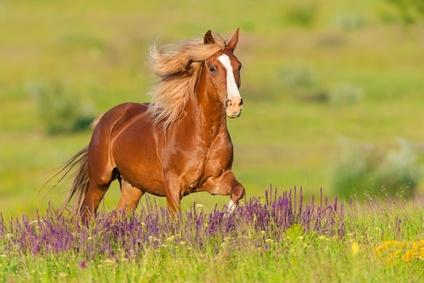
#> input picture Segmentation/cheval.jpg, 424 x 283 px
$ jupyter execute --allow-errors clusteringgg.ipynb   (older library calls are emulated)
#> lines starting #> are read from the running program, lines starting #| are printed output that depends on the picture
# <center> <font color=#FF00FF	>Compte rendu TP2</font></center>

# Partie 1
## <font color=#00FF00> État 1: image + clustering</font>

[cell 1]
import numpy as np
import cv2
from sklearn.cluster import KMeans
from sklearn.cluster import MiniBatchKMeans
import skimage.io
import matplotlib.pyplot as plt

image = cv2.imread('cheval.jpg')
#> image is the input picture: shape (283, 424, 3); mean B, G, R 72, 152.4, 172.9
(h1, w1) = image.shape[:2]
#> h1 = 283; w1 = 424

image = cv2.cvtColor(image, cv2.COLOR_BGR2LAB)
#> image: shape (283, 424, 3); mean of channels 0, 1, 2 161.8, 126.1, 171.9

image = image.reshape((image.shape[0] * image.shape[1], 3))

clt = KMeans(n_clusters = 22)

labels = clt.fit_predict(image)
quant = clt.cluster_centers_.astype("uint8")[labels]

#reshape the feature vectors to images
quant = quant.reshape((h1, w1, 3))
image = image.reshape((h1, w1, 3))

# convert from L*a*b* to RGB
quant = cv2.cvtColor(quant, cv2.COLOR_LAB2BGR)
image = cv2.cvtColor(image, cv2.COLOR_LAB2BGR)

cv2.imwrite('cheval22.jpg', quant)
plt.imshow(image)

cv2.imread('cheval.jpg')
cv2.waitKey(0)
cv2.destroyAllWindows()

## <font color=#9683EC>*Conclusion:*</font>
### <font color=#002FA7>Lorsque j'augmente le nombre de clasteur je rapproche l'image initiale</font>

# Partie 2
## <font color=#00FF00> État 2: image + Bruit +clustering</font>

#### *On va ajouter un bruit ("gaussian") a notre image puis on faire l'alogithem de KMeans et on voir le résultat*

[cell 2]
import skimage.io
import matplotlib.pyplot as plt
img_path="cheval.jpg"
img = skimage.io.imread(img_path)/255.0

def plotnoise(img, mode, r, c, i):
#> called with mode = 'gaussian', r = 4, c = 2, i = 1
    plt.subplot(r,c,i)
    if mode is not None:
        gimg = skimage.util.random_noise(img, mode=mode)
        plt.imshow(gimg)
        plt.imsave("chevalbruit.jpg",gimg)

    else:
        plt.imshow(img)
    plt.title(mode)
    plt.axis("off")

plt.figure(figsize=(18,24))

r=4
c=2
plotnoise(img, "gaussian", r,c,1)
plotnoise(img, "localvar", r,c,2)
plotnoise(img, "poisson", r,c,3)
plotnoise(img, "salt", r,c,4)
#> call 4 of plotnoise, with mode = 'salt', r = 4, c = 2, i = 4
#> in plotnoise (call 4), `plt.imsave("chevalbruit.jpg",gimg)`:
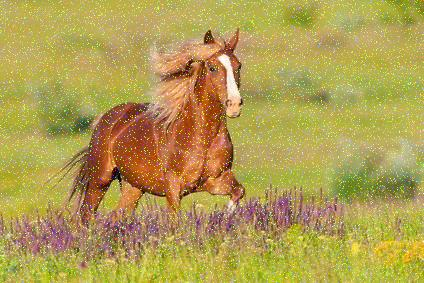
#> saved as chevalbruit.jpg: shape (283, 424, 3); mean R, G, B 177, 157.4, 81.3
plotnoise(img, "pepper", r,c,5)
#> in plotnoise (call 5), `plt.imsave("chevalbruit.jpg",gimg)`:
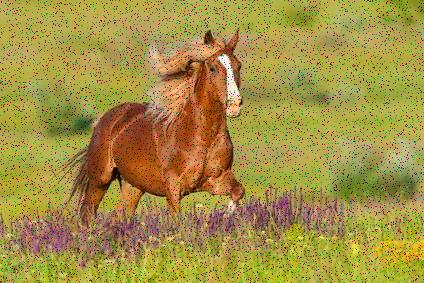
#> saved as chevalbruit.jpg: shape (283, 424, 3); mean R, G, B 164.1, 144.8, 69.4
plotnoise(img, "s&p", r,c,6)
#> in plotnoise (call 6), `gimg = skimage.util.random_noise(img, mode=mode)`:
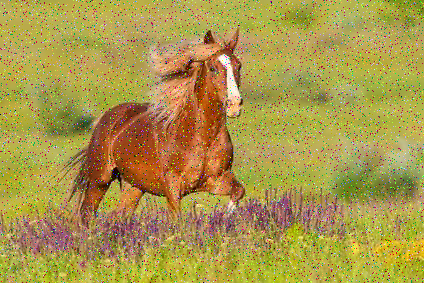
#> gimg: shape (283, 424, 3) float64; mean R, G, B 0.669, 0.593, 0.294
#> in plotnoise (call 6), `plt.imsave("chevalbruit.jpg",gimg)`:
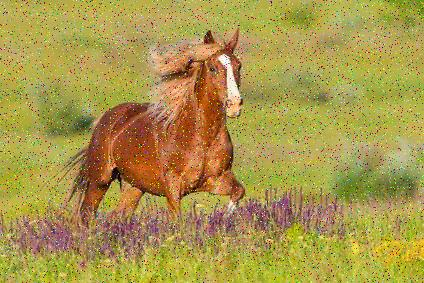
#> saved as chevalbruit.jpg: shape (283, 424, 3); mean R, G, B 170.6, 151.2, 75.4
plotnoise(img, "speckle", r,c,7)
plotnoise(img, None, r,c,8)

plt.show()

[cell 3]
image = cv2.imread('chevalbruit.jpg')
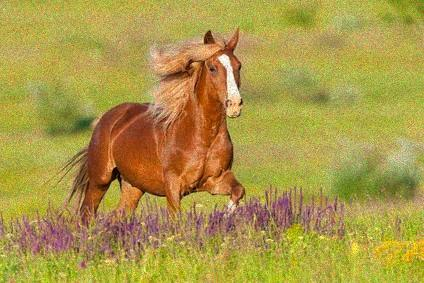
#> image: shape (283, 424, 3); mean B, G, R 71.5, 151.8, 172.4
(h1, w1) = image.shape[:2]

image = cv2.cvtColor(image, cv2.COLOR_BGR2LAB)
#> image: shape (283, 424, 3); mean of channels 0, 1, 2 161.2, 126.1, 171.9

image = image.reshape((image.shape[0] * image.shape[1], 3))

clt = KMeans(n_clusters = 20)

labels = clt.fit_predict(image)
quant = clt.cluster_centers_.astype("uint8")[labels]

#reshape the feature vectors to images
quant = quant.reshape((h1, w1, 3))
image = image.reshape((h1, w1, 3))

# convert from L*a*b* to RGB
quant = cv2.cvtColor(quant, cv2.COLOR_LAB2BGR)
image = cv2.cvtColor(image, cv2.COLOR_LAB2BGR)

cv2.imwrite('chevalbruitClust20.jpg', quant)
plt.imshow(image)

cv2.imread('chevalbruit.jpg')
cv2.waitKey(0)
cv2.destroyAllWindows()

## <font color=#9683EC>*Conclusion:*</font>
#### <font color=#002FA7> Le buit présente un défaut parasite qui dégrade la qualité de l'image, un peu comme le grain en photo argentique.</font>
#### <font color=#002FA7> C'est un bruit de chrominance car il est formé par une composante colorée des pixels bruités, il est visible sous la forme de taches de couleurs aléatoires.</font>

# Partie 3
## <font color=#00FF00> État 3: image + Bruit(salt) + algorithme (filtre) que élimine le bruit +clustering</font>

[cell 4]
from skimage.restoration import denoise_tv_chambolle
import skimage.io
import matplotlib.pyplot as plt
# Apply total variation filter denoising
img_path="cheval.jpg"
img = skimage.io.imread(img_path)/255.0

def plotnoise(img, mode, r, c, i):
#> called with mode = 'salt', r = 4, c = 2, i = 3
    plt.subplot(r,c,i)
    if mode is not None:
        gimg = skimage.util.random_noise(img, mode=mode)
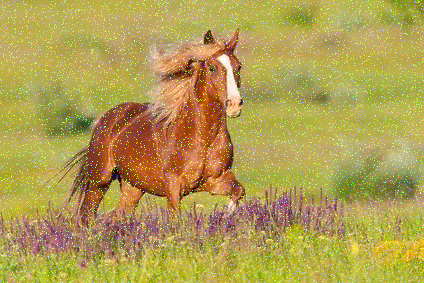
#> gimg: shape (283, 424, 3) float64; mean R, G, B 0.694, 0.618, 0.319
        plt.imshow(gimg)
    else:
        plt.imshow(img)
    plt.title(mode)
    plt.axis("off")

plt.figure(figsize=(18,24))
r=4
c=2
plotnoise(img, "salt", r,c,3)
plt.show()
denoised_image = denoise_tv_chambolle(img,
weight=0.1,
multichannel=True)
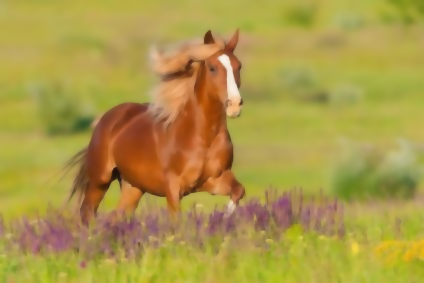
#> denoised_image: shape (283, 424, 3) float64; mean R, G, B 0.678, 0.598, 0.282
plt.imshow(denoised_image)

## <font color=#9683EC>*Conclusion:*</font>
#### <font color=#002FA7> En éliminant les défauts et les bruits l'image initiale est restaurée et l'infrmation devient de plus en plus claire ...</font>

[cell 5]
import skimage.io
import matplotlib.pyplot as plt
from ipywidgets import interact, interactive, fixed, interact_manual
import ipywidgets as widgets
img_path="cheval.jpg"
img = skimage.io.imread(img_path)/255.0


def plotnoise(mode):
    img_path="cheval.jpg"
    img = skimage.io.imread(img_path)/255.0
    #plt.subplot(r,c,i)
    if mode is not None:
        gimg = skimage.util.random_noise(img, mode=mode)
        plt.imshow(gimg)
    else:
        plt.imshow(img)
    plt.title(mode)
    plt.axis("off")


plt.figure(figsize=(18,24))
r=4
c=2
interact(plotnoise,mode=["Gaussian","Localvar","Poisson","Salt"]);
#> the sliders are set to mode = Gaussian
#> in plotnoise, `gimg = skimage.util.random_noise(img, mode=mode)`:
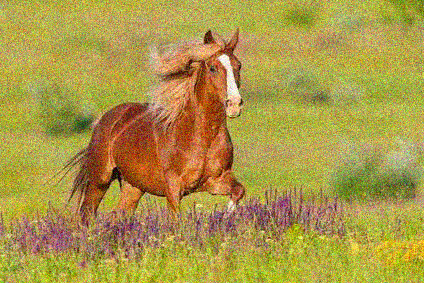
#> gimg: shape (283, 424, 3) float64; mean R, G, B 0.678, 0.598, 0.284
#> the sliders are set to k = 2


plt.show()

[cell 6]
def segm(k):
#> called with k = 2
    image = cv2.imread('cheval.jpg')
    (h1, w1) = image.shape[:2]
#> h1 = 283; w1 = 424


    image = cv2.cvtColor(image, cv2.COLOR_BGR2LAB)


    image = image.reshape((image.shape[0] * image.shape[1], 3))


    clt = KMeans(n_clusters = k)


    labels = clt.fit_predict(image)
    quant = clt.cluster_centers_.astype("uint8")[labels]


#reshape the feature vectors to images
    quant = quant.reshape((h1, w1, 3))
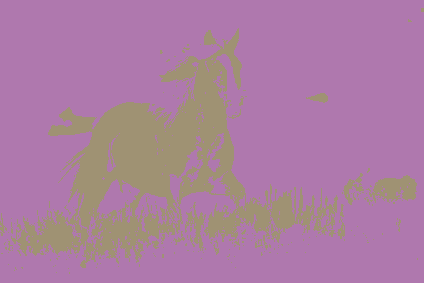
#> quant: shape (283, 424, 3); mean of channels 0, 1, 2 161.3, 125.6, 171.6; drawn as B, G, R
    image = image.reshape((h1, w1, 3))


# convert from L*a*b* to RGB
    quant = cv2.cvtColor(quant, cv2.COLOR_LAB2BGR)
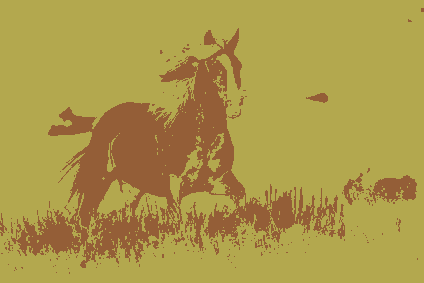
#> quant: shape (283, 424, 3); mean B, G, R 73.1, 152.1, 172.3
    image = cv2.cvtColor(image, cv2.COLOR_LAB2BGR)


    plt.figure(figsize=(10,11))
    cv2.imwrite('cheval22.jpg', quant)
    return plt.imshow(image)
plt.show()
from ipywidgets import interact, interactive, fixed, interact_manual
import ipywidgets as widgets
interact(segm,k=widgets.IntSlider(min=2, max=4, step=1, value=2));
